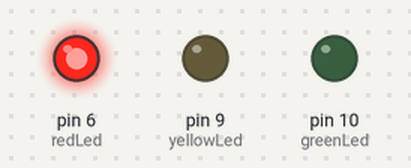
The sketch below on a simulated Arduino Uno, built with avr-gcc and run on an emulated ATmega328P. Parts: output pins drawn as LEDs (lit = HIGH).

Above: at 0.1 s.
At 12.1 s:
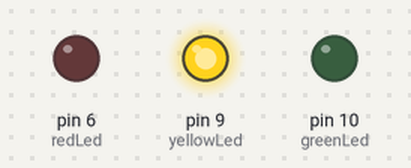
At 19.1 s:
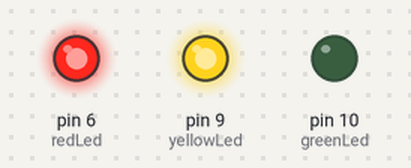
At 35.1 s:
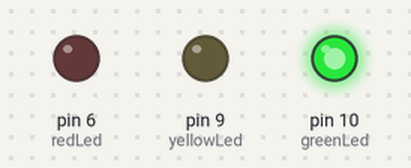
Timing chart, 0 to 36.6 s (numbered marks = the images above):
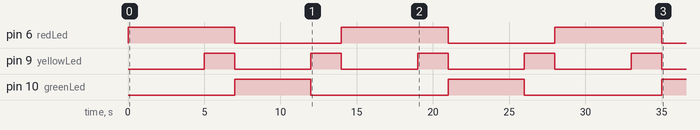

Measured:
- by itself, pin 6 (redLed): alternates HIGH for 7.0 s and LOW for 7.0 s
- by itself, pin 9 (yellowLed): alternates HIGH for 2.0 s and LOW for 5.0 s
- by itself, pin 10 (greenLed): alternates HIGH for 5.0 s and LOW for 9.0 s

The sketch:

TrafficLights.ino
```cpp
/*
 * The UK base traffic light system
 * @Auther SolomonShihundu.
 */

/*
 * assisignment of led pins
 */
int redLed = 6;
int yellowLed = 9;
int greenLed = 10;
/*
 * global variables
 */
 int count = 0;
 int vehiclesTime = 5000;
 int crossTime = 5000;
 int waitTime = 2000;
 int blinkTime =1000;
 int c = 0;

void setup() {

 /*
  * pin initialization
  */
  pinMode(redLed,OUTPUT);
  pinMode(yellowLed,OUTPUT);
  pinMode(greenLed,OUTPUT);


}

void loop() {

  // put your main code here, to run repeatedly:
  sequence();
  count++;

/*
 * After 5 traffic light cycles are complete
 * the umber light blinks for some time then
 * the sequnce starts again
 */
  if(count == 5)
  {
    while(c < 3)
    {
    digitalWrite(yellowLed,HIGH);
     delay(blinkTime);
    digitalWrite(yellowLed,LOW);
     delay(blinkTime);
     c++;
    }
    count = 0;
  }

}
void sequence()
{
          digitalWrite(redLed,HIGH);
          delay(vehiclesTime);
          digitalWrite(yellowLed,HIGH);
          delay(waitTime);
          digitalWrite(redLed,LOW);
           digitalWrite(yellowLed,LOW);
          digitalWrite(greenLed,HIGH);
          delay(crossTime);
          digitalWrite(greenLed,LOW);
          digitalWrite(yellowLed,HIGH);
          delay(waitTime);
          digitalWrite(yellowLed,LOW);

}
```
